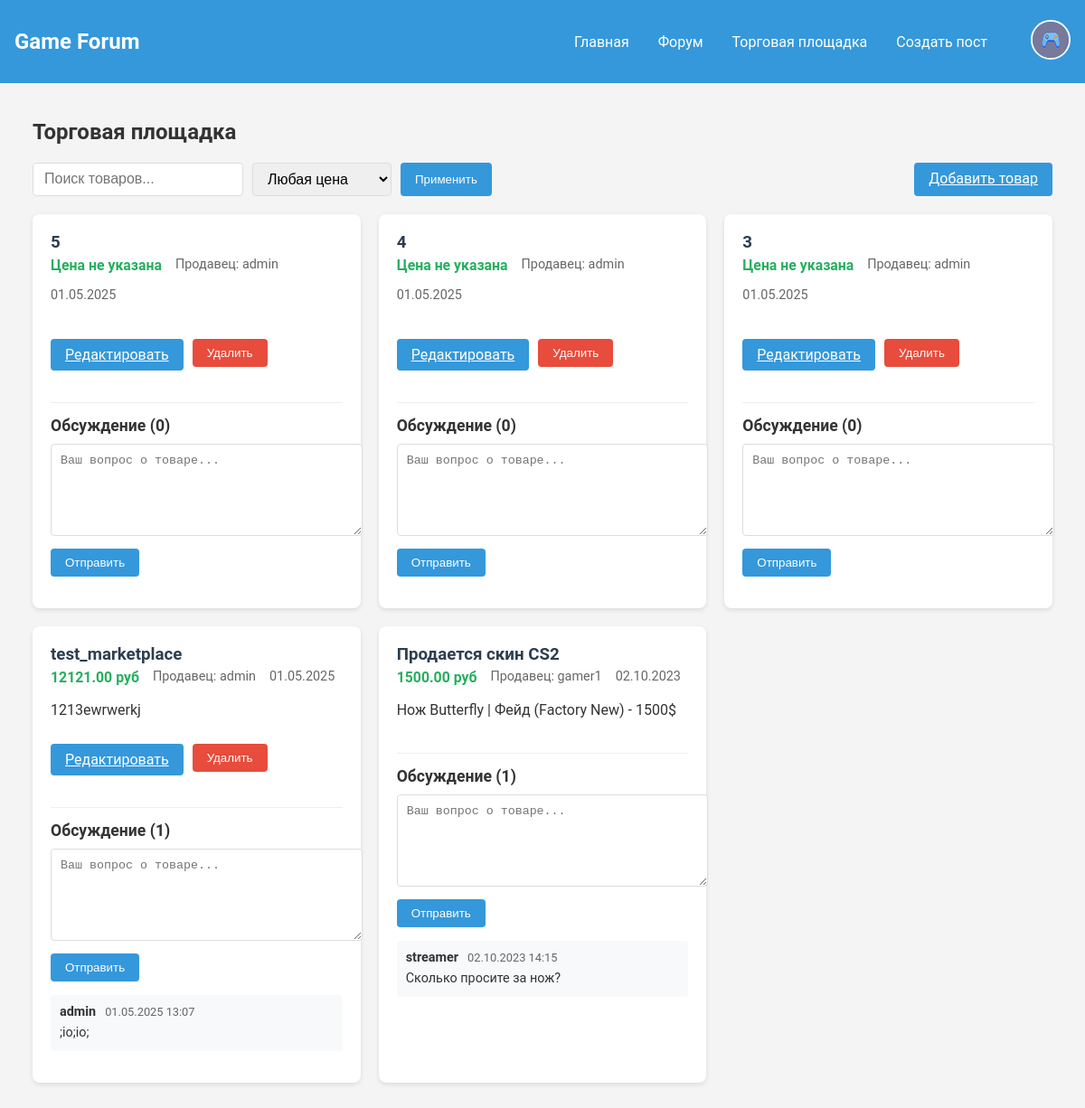
/marketplace (signed in), run on the app's committed database.
### app.py (models this page shows, shortened)
class Post(db.Model):
    __tablename__ = 'post'
    id = db.Column(db.Integer, primary_key=True)
    title = db.Column(db.String(100), nullable=False)
    content = db.Column(db.Text, nullable=False)
    user_id = db.Column(db.Integer, db.ForeignKey('user.id'), nullable=False)
    section = db.Column(db.String(20))
    price = db.Column(db.Float, nullable=True)
    created_at = db.Column(db.DateTime, default=datetime.utcnow)
    views = db.Column(db.Integer, default=0)
    comments = db.relationship('Comment', backref='post', lazy=True, cascade='all, delete-orphan')
    images = db.relationship('Image', backref='post', lazy=True, cascade='all, delete-orphan')

class User(UserMixin, db.Model):
    __tablename__ = 'user'
    id = db.Column(db.Integer, primary_key=True)
    username = db.Column(db.String(80), unique=True, nullable=False)
    password_hash = db.Column(db.String(128), nullable=False)
    posts = db.relationship('Post', backref='author', lazy=True, cascade='all, delete-orphan')
    comments = db.relationship('Comment', backref='author', lazy=True)

class Comment(db.Model):
    __tablename__ = 'comment'
    id = db.Column(db.Integer, primary_key=True)
    text = db.Column(db.Text, nullable=False)
    created_at = db.Column(db.DateTime, default=datetime.utcnow)
    user_id = db.Column(db.Integer, db.ForeignKey('user.id'), nullable=False)
    post_id = db.Column(db.Integer, db.ForeignKey('post.id'), nullable=False)

### app.py (the view, shortened to what this page needs)
@app.route('/marketplace')
def marketplace():
    page = request.args.get('page', 1, type=int)
    search_query = request.args.get('search', '')
    price_filter = request.args.get('price_filter', '')
    query = Post.query.filter_by(section='marketplace').options(
        db.joinedload(Post.comments),
        db.joinedload(Post.images)
    )
    if search_query:
        query = query.filter(
            (Post.title.ilike(f'%{search_query}%'))
        )
    items = query.order_by(Post.created_at.desc()).paginate(page=page, per_page=5)
    return render_template('marketplace.html', items=items, search_query=search_query, price_filter=price_filter)

### app.py (called while the page is built)
@login_manager.user_loader
def load_user(user_id):
    return User.query.get(int(user_id))

### templates/marketplace.html (shortened to what this page needs)
{% extends "base.html" %}
{% block content %}
    <div class="marketplace-container">
        <h2>Торговая площадка</h2>
        <div class="marketplace-controls">
            <form method="GET" action="{{ url_for('marketplace') }}" class="search-form">
                <input type="text" name="search" placeholder="Поиск товаров..." value="{{ search_query }}">
                <select name="price_filter">
                    <option value="">Любая цена</option>
                </select>
                <button type="submit" class="btn">Применить</button>
            </form>
            {% if current_user.is_authenticated %}
                <a href="{{ url_for('create_post') }}?section=marketplace&price=1" class="btn btn-primary">Добавить товар</a>
            {% endif %}
        </div>
        <div class="items-list">
            {% for item in items.items %}
                <div class="marketplace-item">
                    <div class="item-header">
                        <h3><a href="{{ url_for('post_detail', post_id=item.id) }}">{{ item.title }}</a></h3>
                        <div class="item-meta">
                            <span class="price">{% if item.price %}{{ "%.2f"|format(item.price) }} руб{% else %}Цена не указана{% endif %}</span>
                            <span class="author">Продавец: {{ item.author.username }}</span>
                            <span class="date">{{ item.created_at.strftime('%d.%m.%Y') }}</span>
                        </div>
                    </div>
                    <div class="item-content">
                        {{ item.content|striptags|truncate(200) }}
                    </div>
                    {% if current_user.is_authenticated and current_user.id == item.user_id %}
                        <div class="item-actions">
                            <a href="{{ url_for('edit_post', post_id=item.id) }}" class="btn btn-sm">Редактировать</a>
                            <form method="POST" action="{{ url_for('delete_post', post_id=item.id) }}" onsubmit="return confirm('Удалить этот товар?')">
                                <button type="submit" class="btn btn-sm btn-danger">Удалить</button>
                            </form>
                        </div>
                    {% endif %}
                    <div class="item-comments">
                        <h4>Обсуждение ({{ item.comments|length }})</h4>
                        {% if current_user.is_authenticated %}
                            <form method="POST" action="{{ url_for('add_comment', post_id=item.id) }}" class="comment-form">
                                <textarea name="text" placeholder="Ваш вопрос о товаре..." required></textarea>
                                <button type="submit" class="btn btn-sm">Отправить</button>
                            </form>
                        {% else %}
                            <p class="auth-notice"><a href="{{ url_for('login') }}">Войдите</a>, чтобы задать вопрос</p>
                        {% endif %}
                        <div class="comments-list">
                            {% for comment in item.comments[-3:]|reverse %}
                                <div class="comment">
                                    <div class="comment-header">
                                        <strong>{{ comment.author.username }}</strong>
                                        <small>{{ comment.created_at.strftime('%d.%m.%Y %H:%M') }}</small>
                                    </div>
                                    <div class="comment-text">{{ comment.text }}</div>
                                </div>
                            {% endfor %}
                        </div>
                    </div>
                </div>
            {% endfor %}
        </div>
    </div>
{% endblock %}

### static/style.css (style rules this page uses)
:root { --primary-color: #3498db; --success-color: #2ecc71; --error-color: #e74c3c; --background-color: #f4f4f4; --text-color: #333; --header-color: #2c3e50; }
body { background-color: var(--background-color); color: var(--text-color); font-family: 'Roboto', sans-serif; margin: 0; padding: 0; }
.btn { background-color: var(--primary-color); color: white; padding: 0.5rem 1rem; border: none; border-radius: 4px; cursor: pointer; transition: 0.3s; }
.btn-danger { background-color: var(--error-color); }
.price { font-weight: bold; color: #27ae60; }

### templates/marketplace.html (style rules this page uses)
.price { font-weight: bold; color: #27ae60; font-size: 1.1em; }
.marketplace-container { max-width: 1200px; margin: 0 auto; padding: 20px; }
.marketplace-controls { display: flex; justify-content: space-between; margin-bottom: 20px; flex-wrap: wrap; gap: 15px; }
.search-form { display: flex; gap: 10px; flex-wrap: wrap; }
.search-form input, .search-form select { padding: 8px 12px; border: 1px solid #ddd; border-radius: 4px; font-size: 16px; }
.items-list { display: grid; grid-template-columns: repeat(auto-fill, minmax(350px, 1fr)); gap: 20px; margin-bottom: 30px; }
.marketplace-item { background: white; border-radius: 8px; padding: 20px; box-shadow: 0 2px 5px rgba(0,0,0,0.1); display: flex; flex-direction: column; gap: 15px; }
.item-header h3 { margin-top: 0; margin-bottom: 5px; }
.item-header h3 a { color: #2c3e50; text-decoration: none; }
.item-meta { display: flex; gap: 15px; font-size: 0.9em; color: #666; flex-wrap: wrap; }
.item-meta .price { font-weight: bold; color: #27ae60; }
.item-content { line-height: 1.5; color: #333; }
.item-actions { display: flex; gap: 10px; margin-top: 10px; }
.item-comments { margin-top: 20px; padding-top: 15px; border-top: 1px solid #eee; }
.item-comments h4 { margin-top: 0; margin-bottom: 10px; font-size: 1.1em; }
.comment-form textarea { width: 100%; min-height: 80px; padding: 10px; margin-bottom: 10px; border: 1px solid #ddd; border-radius: 4px; resize: vertical; }
.comments-list { margin-top: 15px; }
.comment { margin-bottom: 15px; padding: 10px; background: #f8f9fa; border-radius: 4px; }
.comment-header { display: flex; align-items: center; margin-bottom: 5px; gap: 10px; }
.comment-header strong { font-size: 0.9em; }
.comment-header small { color: #666; font-size: 0.8em; }
.comment-text { font-size: 0.9em; line-height: 1.4; }

### data on the page
Post: title "5", shows "Цена не указана", author.username "admin", created_at "01.05.2025", comments|length "0"
Post: title "4", shows "Цена не указана", author.username "admin", created_at "01.05.2025", comments|length "0"
Post: title "3", shows "Цена не указана", author.username "admin", created_at "01.05.2025", comments|length "0"
Post: title "test_marketplace", price "12121.00", author.username "admin", created_at "01.05.2025", content "1213ewrwerkj", comments|length "1"
Comment: author.username "admin", created_at "01.05.2025 13:07", text ";io;io;"
Post: title "Продается скин CS2", price "1500.00", author.username "gamer1", created_at "02.10.2023", content "Нож Butterfly | Фейд (Factory New) - 1500$", comments|length "1"
Comment: author.username "streamer", created_at "02.10.2023 14:15", text "Сколько просите за нож?"
